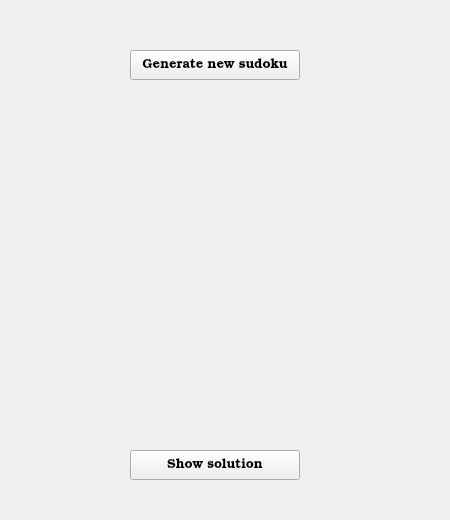
<?xml version="1.0" encoding="UTF-8"?>
<ui version="4.0">
    <author/>
    <comment/>
    <exportmacro/>
    <class>SudokuDisplayer</class>
    <widget class="QWidget" name="SudokuDisplayer">
        <property name="geometry">
            <rect>
                <x>0</x>
                <y>0</y>
                <width>450</width>
                <height>520</height>
            </rect>
        </property>
        <property name="windowTitle">
            <string>SudokuDisplayer</string>
        </property>

        <widget class="QWidget" name="centralwidget">
            <widget class="QPushButton" name="pushButton">
                <property name="geometry">
                    <rect>
                        <x>130</x>
                        <y>50</y>
                        <width>170</width>
                        <height>30</height>
                    </rect>
                </property>
                <property name="font">
                    <font>
                        <family>Bookman Old Style</family>
                        <pointsize>10</pointsize>
                        <weight>70</weight>
                        <bold>true</bold>
                    </font>
                </property>
                <property name="text">
                    <string>Generate new sudoku</string>
                </property>
                <property name="iconSize">
                    <size>
                        <width>25</width>
                        <height>25</height>
                    </size>
                </property>
                <property name="autoDefault">
                    <bool>true</bool>
                </property>
            </widget>


        </widget>
        <widget class="QPushButton" name="pushButtonSolve">
            <property name="geometry">
                <rect>
                    <x>130</x>
                    <y>450</y>
                    <width>170</width>
                    <height>30</height>
                </rect>
            </property>
            <property name="font">
                <font>
                    <family>Bookman Old Style</family>
                    <pointsize>10</pointsize>
                    <weight>70</weight>
                    <bold>true</bold>
                </font>
            </property>
            <property name="text">
                <string>Show solution</string>
            </property>
            <property name="iconSize">
                <size>
                    <width>25</width>
                    <height>25</height>
                </size>
            </property>
            <property name="autoDefault">
                <bool>true</bool>
            </property>
        </widget>


    </widget>
    <pixmapfunction/>
    <connections/>
</ui>
